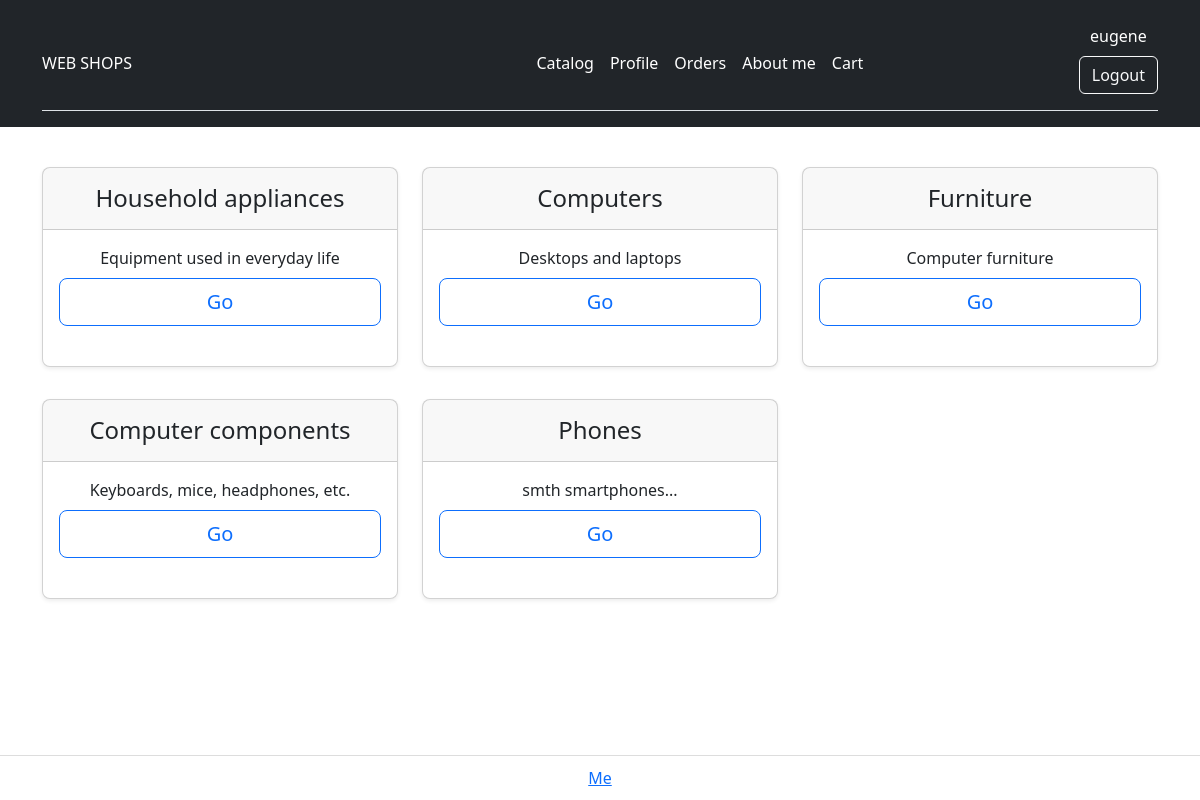
Before: / (signed in) with the older database file.
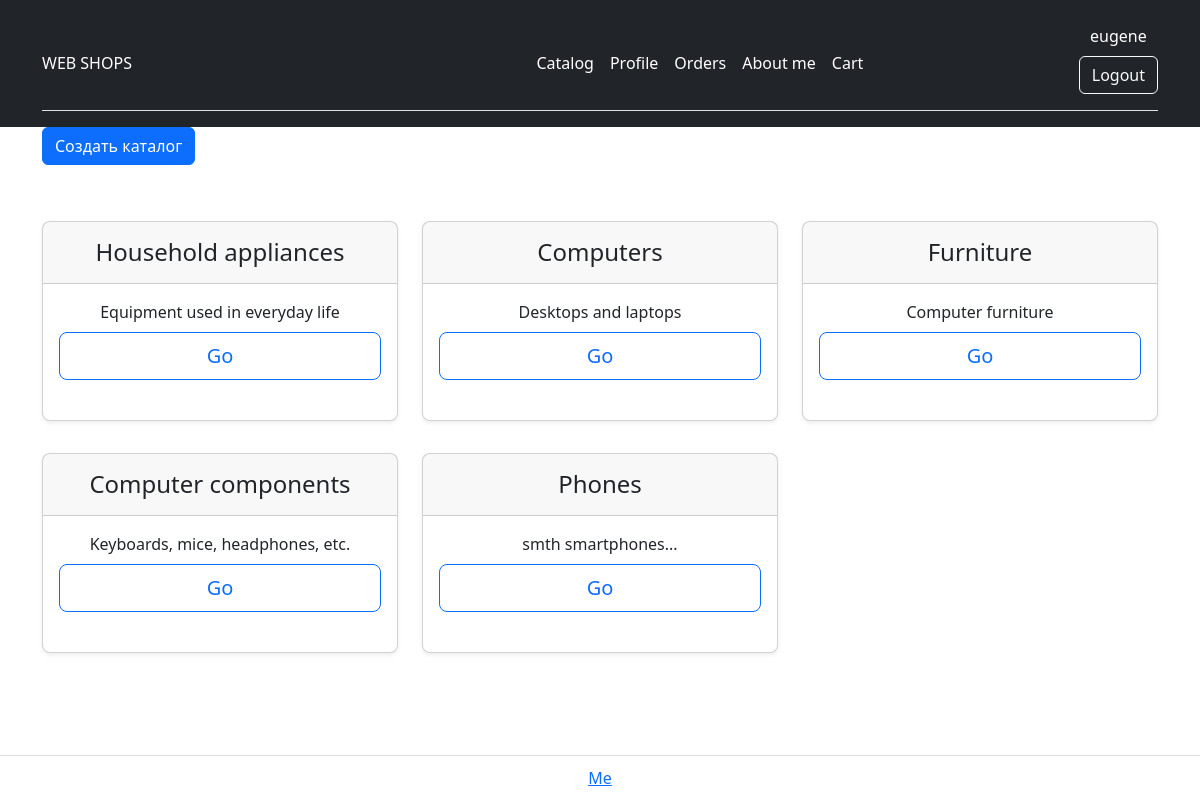
After: the same page with the newer database file.
### shop/views.py (the view)
# urls.py: path('', views.IndexView.as_view(), name='index'),
class IndexView(TemplateView):
    template_name = 'shop/index.html'
    extra_context = {
        'head': _('Categories'),
        'button_text': _('Go'),
    }
    def get_context_data(self, **kwargs):
        context = super().get_context_data(**kwargs)
        context['shops'] = models.Category.objects.all()
        return context

### templates/shop/index.html (shortened to what this page needs)
{% extends 'base.html' %}
{% load  django_bootstrap5  %}
{% load i18n %}
{% block content %}
{% if user.is_staff %}
<a class="btn btn-primary mb-3" href="{% url 'category_create' %}">{% trans "Создать каталог" %}</a>
{% endif %}
    <div class="row row-cols-1 row-cols-md-3 mb-3 text-center">
        {% for category in shops %}
        <div class="col mt-3 mb-3">
            <div class="card mb-4 rounded-3 shadow-sm h-100">
                <div class="card-header py-3">
                    <h4 class="my-0 fw-normal">{{ category.name }}</h4>
                </div>
                <div class="card-body">
                    <p class="card-title">{{ category.content }}</p>
                    <a href="{% url 'tovars_list' category.id %}" class="w-100 btn btn-lg btn-outline-primary">
                        Go
                    </a>
                </div>
            </div>
        </div>
        {% endfor %}
    </div>
{% endblock %}

Changed rows visible on the page:
changed User "eugene": is_staff False → True (drawn)
Other visible differences:
text now shown: "Создать каталог"
